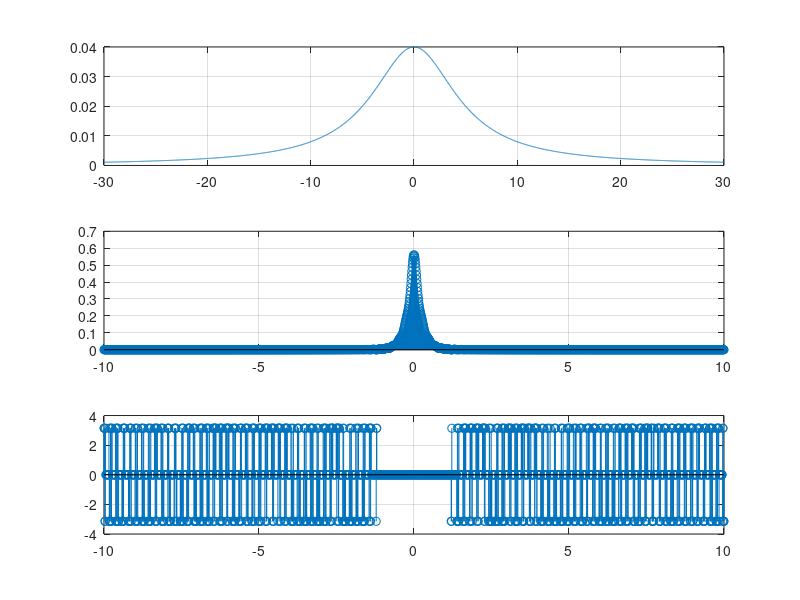

Reproduce this figure in MATLAB.

function ass4q3
    %Take "a" from outside so that we can generalised the question for any 
    %user define function as like given in question.
    a= input('Enter the constant value of a: ');
    
    %define arbitary time (any time limit we can choose)
    t=-30:0.01:30;
    
    %define the expression first denomenator
    if a ~=0
        p=((a.*a)+(t.*t));
    end
    %take power as -1 so that it will in denomenator.
    x=p.^(-1);
    
    %calculation of integration for only positive frequencies, any limit we
    %choose ideally it should be infinity. 
    for wpos =1:1:1000
        Apos(wpos)=trapz(t,x.*exp(-1i*wpos*0.01*t));%trapeziodal apporaximation
                                                   % instead of normal
                                                   % integration
    end
    
    %define the positive [index] for drawing the graphs
    wpos = 1:1:1000;
    
    w1=0.01*wpos;
    
    %calculation of integration for only negative frequencies.
    for wneg= 1:1:1000
        Aneg(wneg)=trapz(t,x.*exp(1i*wneg*0.01*t));%trapeziodal apporaximation
                                                   % instead of normal
                                                   % integration
    end
    
    %define the negative[index] for drawing the graphs
    wneg=-1:-1:-1000;
    
    %defining frequencies level according to fourier transform nature.
    w2=0.01*wneg;
    
    %joining the neg and pos indexes here basically solving the issue of 
    % invalid negative nos in indexes.
    w=[w2,w1];
    
    %joining the fourier transform values
    A=[Aneg,Apos];
    
    subplot(3,1,1);
    plot(t,x);
    grid on;
    
    subplot(3,1,2);
    stem(w,abs(A));
    grid on;
    
    subplot(3,1,3);
    stem(w,angle(A));
    grid on;
    
end